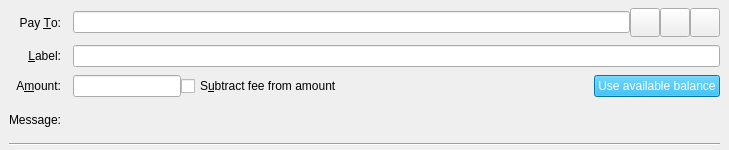
<?xml version="1.0" encoding="UTF-8"?>
<ui version="4.0">
 <class>SendCoinsEntry</class>
 <widget class="QStackedWidget" name="SendCoinsEntry">
  <property name="geometry">
   <rect>
    <x>0</x>
    <y>0</y>
    <width>729</width>
    <height>150</height>
   </rect>
  </property>
  <property name="focusPolicy">
   <enum>Qt::TabFocus</enum>
  </property>
  <property name="autoFillBackground">
   <bool>false</bool>
  </property>
  <widget class="QFrame" name="SendCoins">
   <property name="frameShape">
    <enum>QFrame::NoFrame</enum>
   </property>
   <layout class="QGridLayout" name="gridLayout">
    <property name="topMargin">
     <number>8</number>
    </property>
    <property name="bottomMargin">
     <number>4</number>
    </property>
    <property name="horizontalSpacing">
     <number>12</number>
    </property>
    <property name="verticalSpacing">
     <number>8</number>
    </property>
    <item row="0" column="0">
     <widget class="QLabel" name="payToLabel">
      <property name="text">
       <string>Pay &amp;To:</string>
      </property>
      <property name="alignment">
       <set>Qt::AlignRight|Qt::AlignTrailing|Qt::AlignVCenter</set>
      </property>
      <property name="buddy">
       <cstring>payTo</cstring>
      </property>
     </widget>
    </item>
    <item row="0" column="1">
     <layout class="QHBoxLayout" name="payToLayout">
      <property name="spacing">
       <number>0</number>
      </property>
      <item>
       <widget class="QValidatedLineEdit" name="payTo">
        <property name="toolTip">
         <string>The Cicoin address to send the payment to</string>
        </property>
       </widget>
      </item>
      <item>
       <widget class="QToolButton" name="addressBookButton">
        <property name="toolTip">
         <string>Choose previously used address</string>
        </property>
        <property name="text">
         <string/>
        </property>
        <property name="icon">
         <iconset resource="../cicoin.qrc">
          <normaloff>:/icons/address-book</normaloff>:/icons/address-book</iconset>
        </property>
        <property name="iconSize">
         <size>
          <width>22</width>
          <height>22</height>
         </size>
        </property>
        <property name="shortcut">
         <string>Alt+A</string>
        </property>
       </widget>
      </item>
      <item>
       <widget class="QToolButton" name="pasteButton">
        <property name="toolTip">
         <string>Paste address from clipboard</string>
        </property>
        <property name="text">
         <string/>
        </property>
        <property name="icon">
         <iconset resource="../cicoin.qrc">
          <normaloff>:/icons/editpaste</normaloff>:/icons/editpaste</iconset>
        </property>
        <property name="iconSize">
         <size>
          <width>22</width>
          <height>22</height>
         </size>
        </property>
        <property name="shortcut">
         <string>Alt+P</string>
        </property>
       </widget>
      </item>
      <item>
       <widget class="QToolButton" name="deleteButton">
        <property name="toolTip">
         <string>Remove this entry</string>
        </property>
        <property name="text">
         <string/>
        </property>
        <property name="icon">
         <iconset resource="../cicoin.qrc">
          <normaloff>:/icons/remove</normaloff>:/icons/remove</iconset>
        </property>
        <property name="iconSize">
         <size>
          <width>22</width>
          <height>22</height>
         </size>
        </property>
       </widget>
      </item>
     </layout>
    </item>
    <item row="1" column="0">
     <widget class="QLabel" name="labellLabel">
      <property name="text">
       <string>&amp;Label:</string>
      </property>
      <property name="alignment">
       <set>Qt::AlignRight|Qt::AlignTrailing|Qt::AlignVCenter</set>
      </property>
      <property name="buddy">
       <cstring>addAsLabel</cstring>
      </property>
     </widget>
    </item>
    <item row="1" column="1">
     <widget class="QLineEdit" name="addAsLabel">
      <property name="toolTip">
       <string>Enter a label for this address to add it to the list of used addresses</string>
      </property>
     </widget>
    </item>
    <item row="2" column="0">
     <widget class="QLabel" name="amountLabel">
      <property name="text">
       <string>A&amp;mount:</string>
      </property>
      <property name="alignment">
       <set>Qt::AlignRight|Qt::AlignTrailing|Qt::AlignVCenter</set>
      </property>
      <property name="buddy">
       <cstring>payAmount</cstring>
      </property>
     </widget>
    </item>
    <item row="2" column="1">
     <layout class="QHBoxLayout" name="horizontalLayoutAmount" stretch="0,1,0">
      <item>
       <widget class="CicoinAmountField" name="payAmount">
         <property name="toolTip">
          <string>The amount to send in the selected unit</string>
         </property>
       </widget>
      </item>
      <item>
       <widget class="QCheckBox" name="checkboxSubtractFeeFromAmount">
        <property name="toolTip">
         <string>The fee will be deducted from the amount being sent. The recipient will receive less cicoins than you enter in the amount field. If multiple recipients are selected, the fee is split equally.</string>
        </property>
        <property name="text">
         <string>S&amp;ubtract fee from amount</string>
        </property>
       </widget>
      </item>
      <item>
       <widget class="QPushButton" name="useAvailableBalanceButton">
        <property name="styleSheet">
         <string notr="true">background-color: rgb(10, 164, 227);color: #ffffff</string>
        </property>
        <property name="text">
         <string>Use available balance</string>
        </property>
       </widget>
      </item>
     </layout>
    </item>
    <item row="3" column="0">
     <widget class="QLabel" name="messageLabel">
      <property name="text">
       <string>Message:</string>
      </property>
      <property name="alignment">
       <set>Qt::AlignRight|Qt::AlignTrailing|Qt::AlignVCenter</set>
      </property>
     </widget>
    </item>
    <item row="3" column="1">
     <widget class="QLabel" name="messageTextLabel">
      <property name="toolTip">
       <string>A message that was attached to the cicoin: URI which will be stored with the transaction for your reference. Note: This message will not be sent over the Cicoin network.</string>
      </property>
      <property name="textFormat">
       <enum>Qt::PlainText</enum>
      </property>
     </widget>
    </item>
    <item row="4" column="0" colspan="2">
     <widget class="Line" name="line">
      <property name="orientation">
       <enum>Qt::Horizontal</enum>
      </property>
     </widget>
    </item>
   </layout>
  </widget>
  <widget class="QFrame" name="SendCoins_UnauthenticatedPaymentRequest">
   <property name="toolTip">
    <string>This is an unauthenticated payment request.</string>
   </property>
   <property name="autoFillBackground">
    <bool>true</bool>
   </property>
   <property name="frameShape">
    <enum>QFrame::NoFrame</enum>
   </property>
   <layout class="QGridLayout" name="gridLayout_is">
    <property name="spacing">
     <number>12</number>
    </property>
    <item row="0" column="0">
     <widget class="QLabel" name="payToLabel_is">
      <property name="text">
       <string>Pay To:</string>
      </property>
      <property name="alignment">
       <set>Qt::AlignRight|Qt::AlignTrailing|Qt::AlignVCenter</set>
      </property>
     </widget>
    </item>
    <item row="0" column="1">
     <layout class="QHBoxLayout" name="payToLayout_is">
      <property name="spacing">
       <number>0</number>
      </property>
      <item>
       <widget class="QLabel" name="payTo_is"/>
      </item>
      <item>
       <widget class="QToolButton" name="deleteButton_is">
        <property name="toolTip">
         <string>Remove this entry</string>
        </property>
        <property name="text">
         <string/>
        </property>
        <property name="icon">
         <iconset resource="../cicoin.qrc">
          <normaloff>:/icons/remove</normaloff>:/icons/remove</iconset>
        </property>
       </widget>
      </item>
     </layout>
    </item>
    <item row="1" column="0">
     <widget class="QLabel" name="memoLabel_is">
      <property name="text">
       <string>Memo:</string>
      </property>
      <property name="alignment">
       <set>Qt::AlignRight|Qt::AlignTrailing|Qt::AlignVCenter</set>
      </property>
     </widget>
    </item>
    <item row="1" column="1">
     <widget class="QLabel" name="memoTextLabel_is">
      <property name="textFormat">
       <enum>Qt::PlainText</enum>
      </property>
     </widget>
    </item>
    <item row="2" column="0">
     <widget class="QLabel" name="amountLabel_is">
      <property name="text">
       <string>A&amp;mount:</string>
      </property>
      <property name="alignment">
       <set>Qt::AlignRight|Qt::AlignTrailing|Qt::AlignVCenter</set>
      </property>
      <property name="buddy">
       <cstring>payAmount_is</cstring>
      </property>
     </widget>
    </item>
    <item row="2" column="1">
     <widget class="CicoinAmountField" name="payAmount_is">
      <property name="acceptDrops">
       <bool>false</bool>
      </property>
     </widget>
    </item>
   </layout>
  </widget>
  <widget class="QFrame" name="SendCoins_AuthenticatedPaymentRequest">
   <property name="toolTip">
    <string>This is an authenticated payment request.</string>
   </property>
   <property name="autoFillBackground">
    <bool>true</bool>
   </property>
   <property name="frameShape">
    <enum>QFrame::NoFrame</enum>
   </property>
   <layout class="QGridLayout" name="gridLayout_s">
    <property name="spacing">
     <number>12</number>
    </property>
    <item row="0" column="0">
     <widget class="QLabel" name="payToLabel_s">
      <property name="text">
       <string>Pay To:</string>
      </property>
      <property name="alignment">
       <set>Qt::AlignRight|Qt::AlignTrailing|Qt::AlignVCenter</set>
      </property>
     </widget>
    </item>
    <item row="0" column="1">
     <layout class="QHBoxLayout" name="payToLayout_s">
      <property name="spacing">
       <number>0</number>
      </property>
      <item>
       <widget class="QLabel" name="payTo_s">
        <property name="textFormat">
         <enum>Qt::PlainText</enum>
        </property>
       </widget>
      </item>
      <item>
       <widget class="QToolButton" name="deleteButton_s">
        <property name="toolTip">
         <string>Remove this entry</string>
        </property>
        <property name="text">
         <string/>
        </property>
        <property name="icon">
         <iconset resource="../cicoin.qrc">
          <normaloff>:/icons/remove</normaloff>:/icons/remove</iconset>
        </property>
       </widget>
      </item>
     </layout>
    </item>
    <item row="1" column="0">
     <widget class="QLabel" name="memoLabel_s">
      <property name="text">
       <string>Memo:</string>
      </property>
      <property name="alignment">
       <set>Qt::AlignRight|Qt::AlignTrailing|Qt::AlignVCenter</set>
      </property>
     </widget>
    </item>
    <item row="1" column="1">
     <widget class="QLabel" name="memoTextLabel_s">
      <property name="textFormat">
       <enum>Qt::PlainText</enum>
      </property>
     </widget>
    </item>
    <item row="2" column="0">
     <widget class="QLabel" name="amountLabel_s">
      <property name="text">
       <string>A&amp;mount:</string>
      </property>
      <property name="alignment">
       <set>Qt::AlignRight|Qt::AlignTrailing|Qt::AlignVCenter</set>
      </property>
      <property name="buddy">
       <cstring>payAmount_s</cstring>
      </property>
     </widget>
    </item>
    <item row="2" column="1">
     <widget class="CicoinAmountField" name="payAmount_s">
      <property name="acceptDrops">
       <bool>false</bool>
      </property>
     </widget>
    </item>
   </layout>
  </widget>
 </widget>
 <customwidgets>
  <customwidget>
   <class>QValidatedLineEdit</class>
   <extends>QLineEdit</extends>
   <header>qt/qvalidatedlineedit.h</header>
  </customwidget>
  <customwidget>
   <class>CicoinAmountField</class>
   <extends>QLineEdit</extends>
   <header>qt/cicoinamountfield.h</header>
  </customwidget>
 </customwidgets>
 <tabstops>
  <tabstop>payTo</tabstop>
  <tabstop>addressBookButton</tabstop>
  <tabstop>pasteButton</tabstop>
  <tabstop>deleteButton</tabstop>
  <tabstop>addAsLabel</tabstop>
  <tabstop>payAmount</tabstop>
  <tabstop>payAmount_is</tabstop>
  <tabstop>deleteButton_is</tabstop>
  <tabstop>payAmount_s</tabstop>
  <tabstop>deleteButton_s</tabstop>
 </tabstops>
 <resources>
  <include location="../cicoin.qrc"/>
 </resources>
 <connections/>
</ui>
